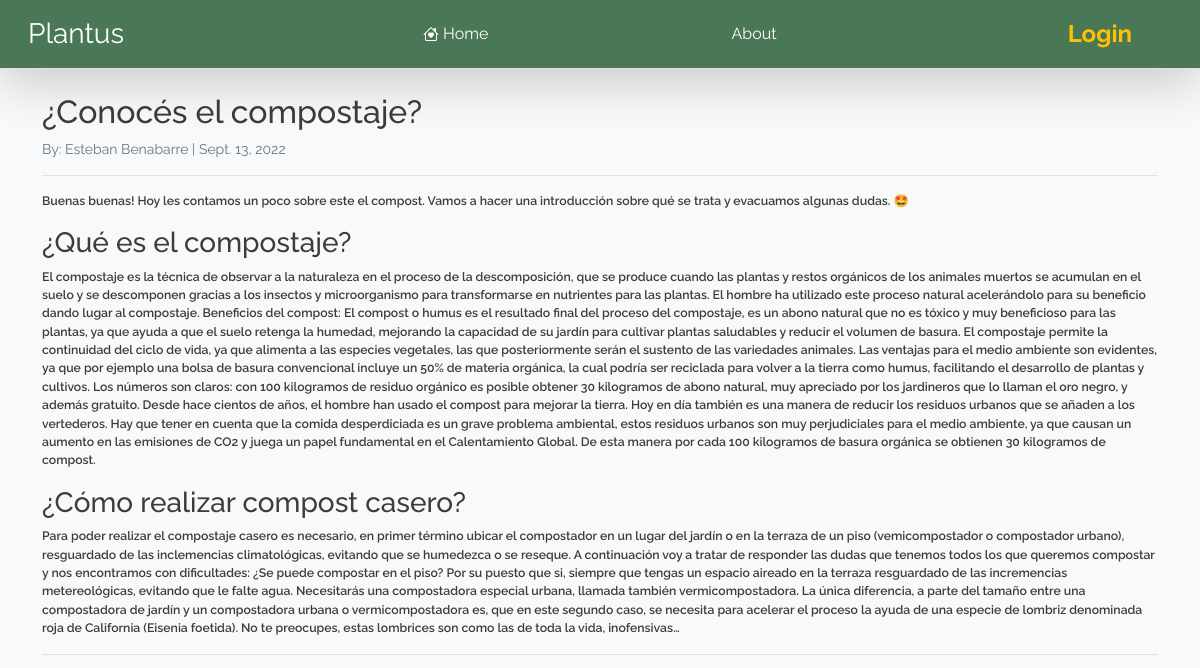
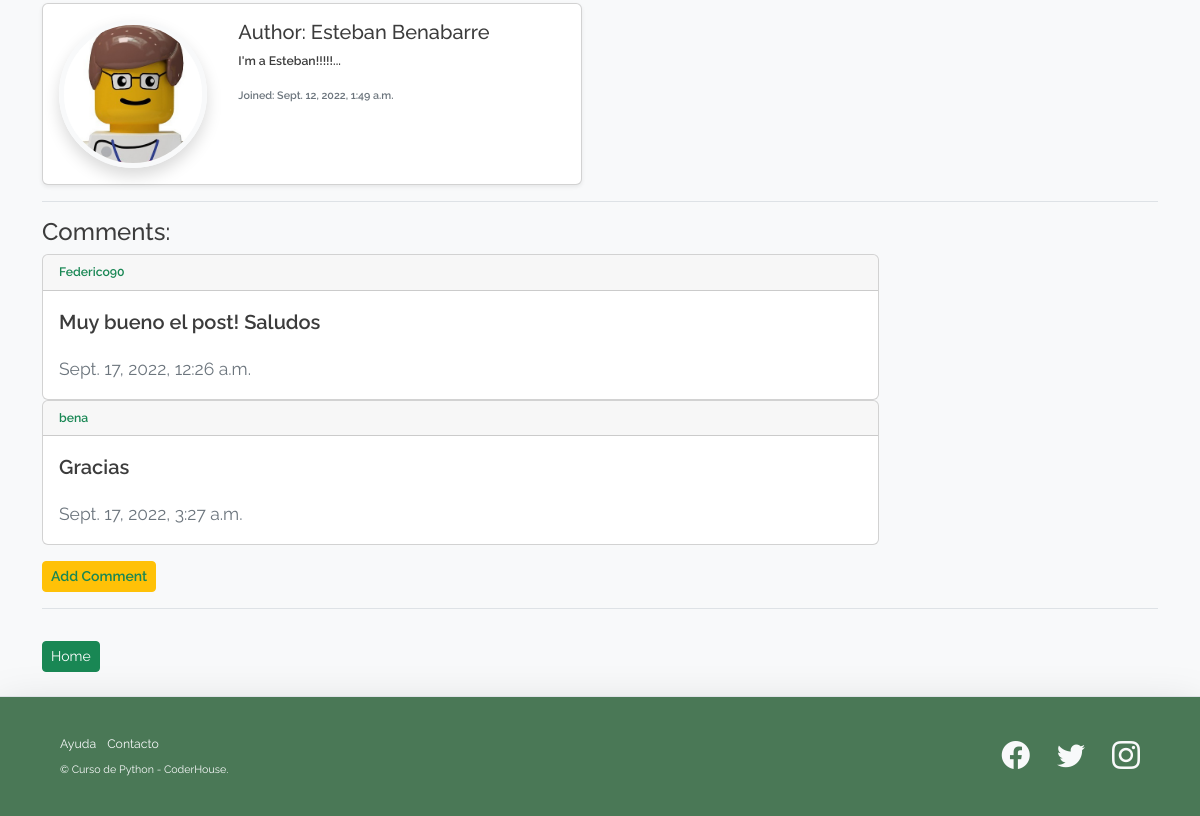
Page /post/11 on the earlier database version (2 pictures, top to bottom).
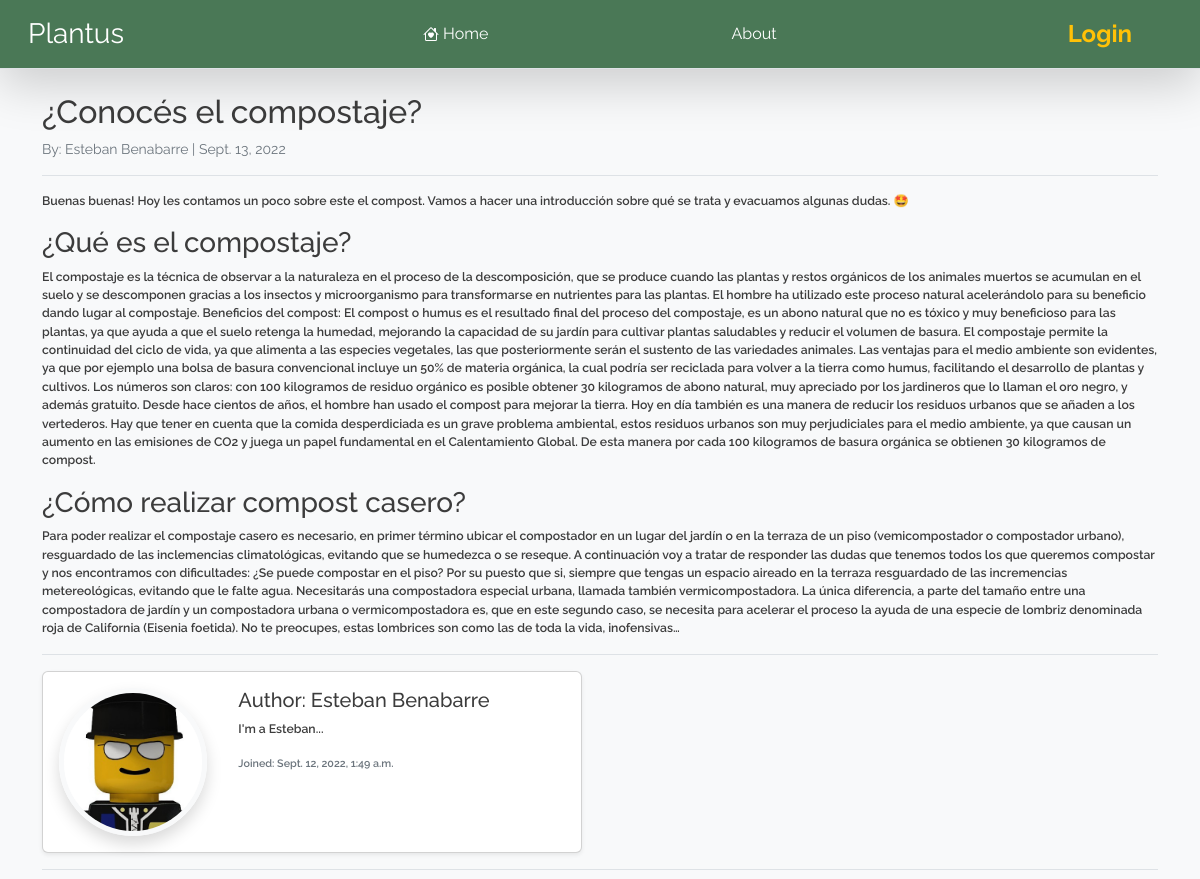
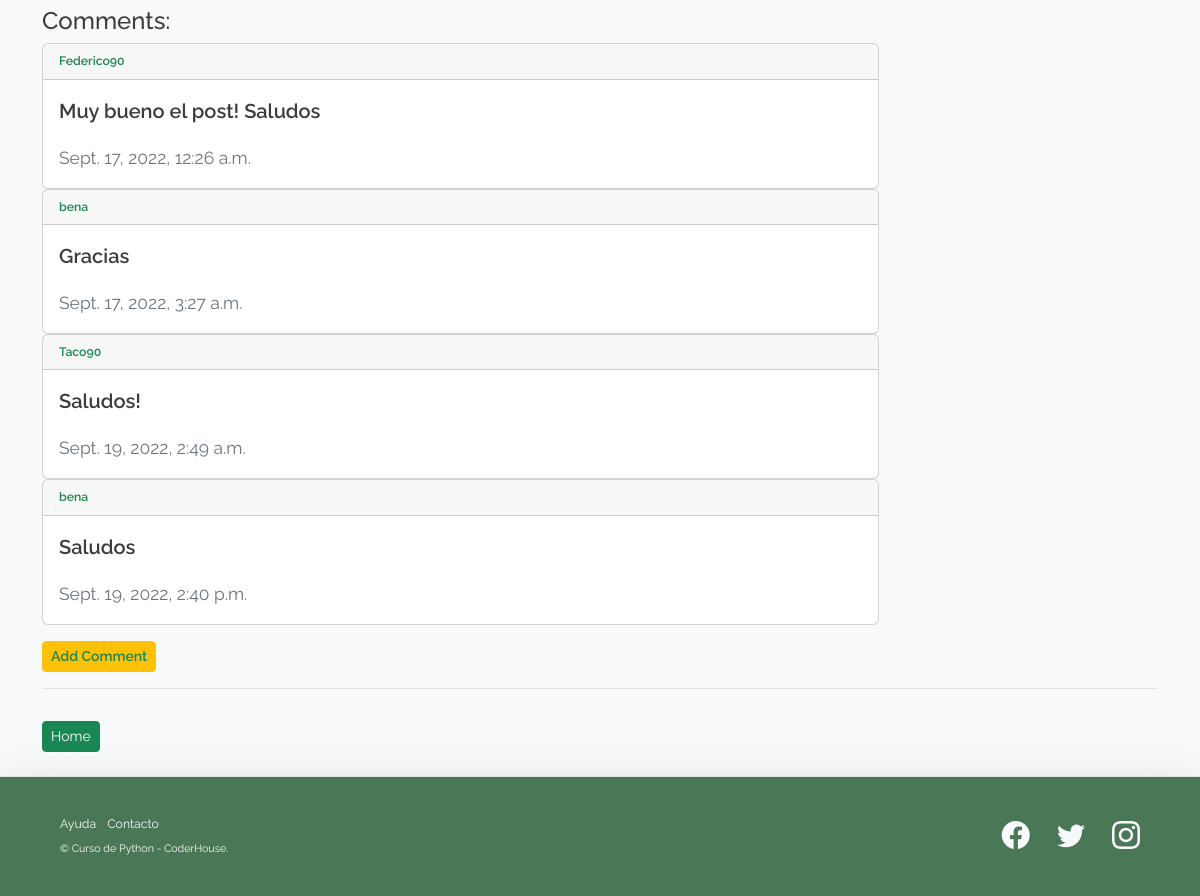
Same page on the later database version (2 pictures, top to bottom).
### blog/models.py (models this page shows, shortened)
class Post(models.Model):
    title       = models.CharField(max_length=255)
    author      = models.ForeignKey(User, on_delete = models.CASCADE)
    body        = RichTextField(blank = True, null = True)
    post_image  = models.URLField(max_length=250, default='https://dummyimage.com/600x400/e0e0e0/878787.png&text=img')
    post_date   = models.DateField(auto_now_add=True)
    category    = models.CharField(max_length=255)

class Profile (models.Model):
    user            = models.OneToOneField(User, null=True, on_delete = models.CASCADE)
    description     = models.TextField()
    avatar          = models.ImageField(upload_to='avatars', null=True, blank=True)
    instagram_url   = models.CharField(max_length=256,null=True, blank=True)
    facebook_url    = models.CharField(max_length=256,null=True, blank=True)

class Comment(models.Model):
    post            = models.ForeignKey(Post, related_name='comments', on_delete=models.CASCADE)
    author_comment  = models.ForeignKey(User, on_delete = models.CASCADE)
    body_comment    = models.TextField()
    date_comment    = models.DateTimeField(auto_now_add=True)

### blog/views.py (the view)
# urls.py: path('post/<int:pk>', PostDetailView.as_view(), name="post_details"),
class PostDetailView (DetailView):
    model           = Post
    template_name   = 'post_details.html'
    def get_context_data(self, *args, **kwargs):
        comments_list = Comment.objects.all()
        context = super(PostDetailView, self).get_context_data(*args, **kwargs)
        context['comments_list'] = comments_list
        return context

### blog/templates/post_details.html (shortened to what this page needs)
{% extends "base.html" %}
{% load static %}
{% block blog_base %}
<div>
    <div class="row">
        <div class="col">
            <div class='border-bottom '>
                <h2 > {{post.title}} <h2/>
                <p class='text-secondary fw-normal fs-6 '>
                    <small> By: {{post.author.first_name}} {{post.author.last_name}} | {{post.post_date}}<small/>
                </p>
            </div>
            <div class="border-bottom">
                <p>
                    {{ post.body  | safe }}
                </p>
            </div>
        </div>
        <div class="col border-bottom">
            <div class="card my-3 shadow-sm" style="max-width: 540px;">
                <div class="row g-0">
                  <div class="col-sm-4 d-flex justify-content-center p-3">
                    {% if post.author.profile.avatar.url %}
                    <img src="{{post.author.profile.avatar.url}}" class="img-fluid rounded-circle border border-5 border-light shadow" style="max-width:148px;max-width:148px;"alt="post.author">
                    {% else %}
                    <img src="{% static 'assets/1.jpg' %}" class="img-fluid rounded-circle border border-5 border-light shadow" style="max-width:148px;max-width:148px;"alt="post.author">
                    {% endif %}
                  </div>
                  <div class="col-sm-8">
                    <div class="card-body">
                      <h5 class="card-title">Author: {{post.author.first_name}} {{post.author.last_name}}</h5>
                      <p class="card-text">{{post.author.profile.description | slice:":200" }}...</p>
                      <p class="card-text"><small class="text-muted">Joined: {{post.author.date_joined}}</small></p>
                    </div>
                  </div>
                </div>
              </div>
        </div>
        <div class='border-bottom my-3 pb-3'>
            <h4>Comments:</h4>
            {% if not post.comments.all %}
                <p> No comments yet.</p>
            {% else %}
                {% for comment in post.comments.all %}
                <div class="card w-75">
                    <div class="card-header">
                        <a class='text-decoration-none text-success' href="{% url 'user_profile' post.author.profile.id %}">
                            {{comment.author_comment}}
                        </a>
                    </div>
                    <div class="card-body">
                    <blockquote class="blockquote mb-0">
                        <p>{{comment.body_comment}}</p>
                        <p class='text-secondary fw-normal'><small>{{comment.date_comment}}</small></p>
                    </blockquote>
                    </div>
                </div>
                {% endfor %}
            {% endif %}
            <button class='btn btn-warning btn-sm mt-3' >
                <a class='text-decoration-none text-success fw-semibold' href="{% url 'comment_add' post.pk %}">
                    Add Comment
                </a>
            </button>
        </div>
    </div>
    <a class='btn btn-success btn-sm mt-3' href="{% url 'home' %}">
        Home
    </a>
</div>
{% endblock blog_base %}

Differences in the rows shown:
changed through a linked row, Post "¿Conocés el compostaje?": author.profile.avatar: a different picture; author.profile.description "I'm a Esteban!!!!!" → "I'm a Esteban"
added Comment: author_comment "Taco90", body_comment "Saludos!", date_comment "Sept. 19, 2022, 2:49 a.m."
added Comment: author_comment "bena", body_comment "Saludos", date_comment "Sept. 19, 2022, 2:40 p.m."
